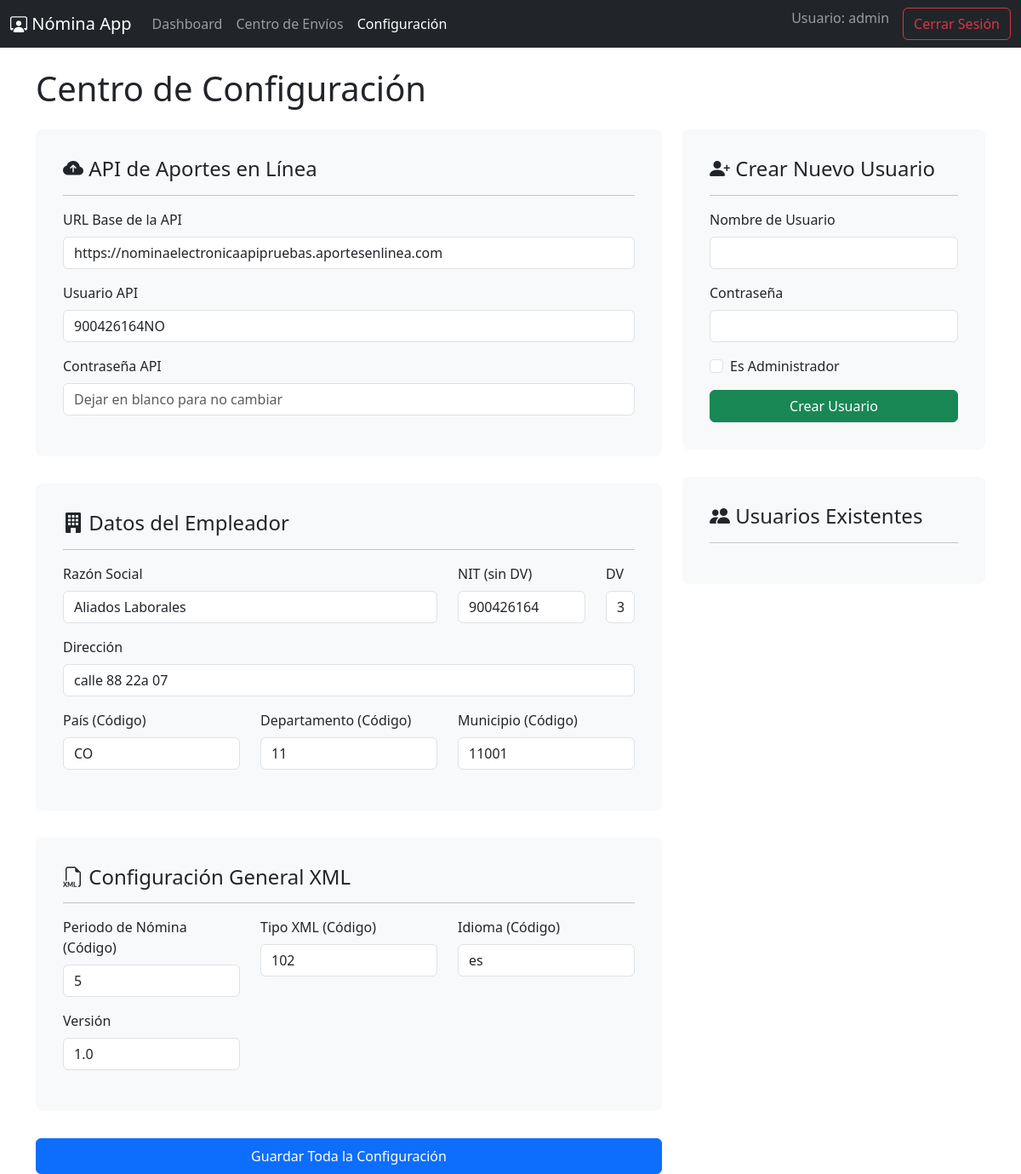
Screenshot of /config (signed in) with the database file from the repository.
### models.py (models this page shows, shortened)
class User(UserMixin, db.Model):
    id = db.Column(db.Integer, primary_key=True)
    username = db.Column(db.String(64), index=True, unique=True)
    password_hash = db.Column(db.String(256))
    is_admin = db.Column(db.Boolean, default=False)

class Configuracion(db.Model):
    id = db.Column(db.Integer, primary_key=True)
    clave = db.Column(db.String(100), unique=True, nullable=False)
    valor = db.Column(db.Text, nullable=True)

### app.py (the view, shortened to what this page needs)
@app.route('/config', methods=['GET', 'POST'])
@login_required
@admin_required
def config():
    settings = {s.clave: s.valor for s in Configuracion.query.all()}
    all_users = User.query.all()
    return render_template('config.html', settings=settings, users=all_users)

### app.py (called while the page is built)
@login_manager.user_loader
def load_user(user_id):
    return db.session.get(User, int(user_id))

def admin_required(f):
    @wraps(f)
    def decorated_function(*args, **kwargs):
        if not current_user.is_authenticated or not current_user.is_admin:
            flash("Acceso no autorizado.", "danger")
            return redirect(url_for('dashboard'))
        return f(*args, **kwargs)
    return decorated_function

### templates/config.html (shortened to what this page needs)
<!DOCTYPE html>
<html lang="es">
<head>
    <link href="https://cdn.jsdelivr.net/npm/bootstrap@5.3.0/dist/css/bootstrap.min.css" rel="stylesheet">
    <link rel="stylesheet" href="https://cdn.jsdelivr.net/npm/bootstrap-icons@1.10.5/font/bootstrap-icons.css">
</head>
<body>
    {% include 'navbar.html' %}
    <div class="container mt-4">
        <h1 class="mb-4">Centro de Configuración</h1>
        <div class="row">
            <div class="col-lg-8">
                <form action="{{ url_for('config') }}" method="POST">
                    <div class="form-section">
                        <h4><i class="bi bi-cloud-arrow-up-fill"></i> API de Aportes en Línea</h4>
                        <hr>
                        <div class="mb-3">
                            <label for="API_URL" class="form-label">URL Base de la API</label>
                            <input type="text" class="form-control" id="API_URL" name="API_URL" value="{{ settings.get('API_URL', '') }}" placeholder="https://ejemplo.api.com">
                        </div>
                        <div class="mb-3">
                            <label for="API_USER" class="form-label">Usuario API</label>
                            <input type="text" class="form-control" id="API_USER" name="API_USER" value="{{ settings.get('API_USER', '') }}">
                        </div>
                        <div class="mb-3">
                            <label for="API_PASSWORD" class="form-label">Contraseña API</label>
                            <input type="password" class="form-control" id="API_PASSWORD" name="API_PASSWORD" placeholder="Dejar en blanco para no cambiar">
                        </div>
                    </div>
                    <div class="form-section">
                        <h4><i class="bi bi-building-fill"></i> Datos del Empleador</h4>
                        <hr>
                        <div class="row">
                            <div class="col-md-8 mb-3">
                                <label for="EMPLEADOR_RAZON_SOCIAL" class="form-label">Razón Social</label>
                                <input type="text" class="form-control" id="EMPLEADOR_RAZON_SOCIAL" name="EMPLEADOR_RAZON_SOCIAL" value="{{ settings.get('EMPLEADOR_RAZON_SOCIAL', '') }}">
                            </div>
                            <div class="col-md-3 mb-3">
                                <label for="EMPLEADOR_NIT" class="form-label">NIT (sin DV)</label>
                                <input type="number" class="form-control" id="EMPLEADOR_NIT" name="EMPLEADOR_NIT" value="{{ settings.get('EMPLEADOR_NIT', '') }}">
                            </div>
                            <div class="col-md-1 mb-3">
                                <label for="EMPLEADOR_DV" class="form-label">DV</label>
                                <input type="text" class="form-control" id="EMPLEADOR_DV" name="EMPLEADOR_DV" value="{{ settings.get('EMPLEADOR_DV', '') }}">
                            </div>
                        </div>
                        <div class="mb-3">
                            <label for="EMPLEADOR_DIRECCION" class="form-label">Dirección</label>
                            <input type="text" class="form-control" id="EMPLEADOR_DIRECCION" name="EMPLEADOR_DIRECCION" value="{{ settings.get('EMPLEADOR_DIRECCION', '') }}">
                        </div>
                         <div class="row">
                            <div class="col-md-4 mb-3">
                                <label for="EMPLEADOR_PAIS" class="form-label">País (Código)</label>
                                <input type="text" class="form-control" id="EMPLEADOR_PAIS" name="EMPLEADOR_PAIS" value="{{ settings.get('EMPLEADOR_PAIS', 'CO') }}">
                            </div>
                            <div class="col-md-4 mb-3">
                                <label for="EMPLEADOR_DEPARTAMENTO" class="form-label">Departamento (Código)</label>
                                <input type="text" class="form-control" id="EMPLEADOR_DEPARTAMENTO" name="EMPLEADOR_DEPARTAMENTO" value="{{ settings.get('EMPLEADOR_DEPARTAMENTO', '') }}">
                            </div>
                            <div class="col-md-4 mb-3">
                                <label for="EMPLEADOR_MUNICIPIO" class="form-label">Municipio (Código)</label>
                                <input type="text" class="form-control" id="EMPLEADOR_MUNICIPIO" name="EMPLEADOR_MUNICIPIO" value="{{ settings.get('EMPLEADOR_MUNICIPIO', '') }}">
                            </div>
                        </div>
                    </div>
                    <div class="form-section">
                        <h4><i class="bi bi-filetype-xml"></i> Configuración General XML</h4>
                        <hr>
                        <div class="row">
                            <div class="col-md-4 mb-3">
                                <label for="GEN_PERIODO_NOMINA" class="form-label">Periodo de Nómina (Código)</label>
                                <input type="text" class="form-control" id="GEN_PERIODO_NOMINA" name="GEN_PERIODO_NOMINA" value="{{ settings.get('GEN_PERIODO_NOMINA', '5') }}" placeholder="Ej: 5 para Mensual">
                            </div>
                            <div class="col-md-4 mb-3">
                                <label for="GEN_TIPO_XML" class="form-label">Tipo XML (Código)</label>
                                <input type="text" class="form-control" id="GEN_TIPO_XML" name="GEN_TIPO_XML" value="{{ settings.get('GEN_TIPO_XML', '102') }}" placeholder="Ej: 102 para Nómina Individual">
                            </div>
                             <div class="col-md-4 mb-3">
                                <label for="GEN_IDIOMA" class="form-label">Idioma (Código)</label>
                                <input type="text" class="form-control" id="GEN_IDIOMA" name="GEN_IDIOMA" value="{{ settings.get('GEN_IDIOMA', 'es') }}">
                            </div>
                            <div class="col-md-4 mb-3">
                                <label for="GEN_VERSION" class="form-label">Versión</label>
                                <input type="text" class="form-control" id="GEN_VERSION" name="GEN_VERSION" value="{{ settings.get('GEN_VERSION', '1.0') }}">
                            </div>
                        </div>
                    </div>
                    <button type="submit" class="btn btn-primary w-100 py-2">Guardar Toda la Configuración</button>
                </form>
            </div>
            <div class="col-lg-4">
                <div class="form-section">
                    <h4><i class="bi bi-person-plus-fill"></i> Crear Nuevo Usuario</h4>
                    <hr>
                    <form action="{{ url_for('config') }}" method="POST">
                        <div class="mb-3">
                            <label for="username" class="form-label">Nombre de Usuario</label>
                            <input type="text" class="form-control" id="username" name="username" required>
                        </div>
                        <div class="mb-3">
                            <label for="password" class="form-label">Contraseña</label>
                            <input type="password" class="form-control" id="password" name="password" required>
                        </div>
                        <div class="form-check mb-3">
                            <input class="form-check-input" type="checkbox" id="is_admin" name="is_admin">
                            <label class="form-check-label" for="is_admin">
                                Es Administrador
                            </label>
                        </div>
                        <button type="submit" class="btn btn-success w-100">Crear Usuario</button>
                    </form>
                </div>
                 <div class="form-section">
                     <h4><i class="bi bi-people-fill"></i> Usuarios Existentes</h4>
                     <hr>
                </div>
            </div>
        </div>
    </div>
</body>
</html>

### templates/navbar.html (shortened to what this page needs)
<nav class="navbar navbar-expand-lg navbar-dark bg-dark">
    <div class="container-fluid">
        <a class="navbar-brand" href="{{ url_for('dashboard') }}">
            <i class="bi bi-person-workspace"></i>
            Nómina App
        </a>
        <div class="collapse navbar-collapse" id="navbarNav">
            <ul class="navbar-nav me-auto mb-2 mb-lg-0">
                <li class="nav-item">
                    <a class="nav-link {% if request.endpoint == 'dashboard' %}active{% endif %}" href="{{ url_for('dashboard') }}">Dashboard</a>
                </li>
                <li class="nav-item">
                    <a class="nav-link {% if request.endpoint == 'submission_center' %}active{% endif %}" href="{{ url_for('submission_center') }}">Centro de Envíos</a>
                </li>
                {% if current_user.is_admin %}
                <li class="nav-item">
                    <a class="nav-link {% if request.endpoint == 'config' %}active{% endif %}" href="{{ url_for('config') }}">Configuración</a>
                </li>
                {% endif %}
            </ul>
            <ul class="navbar-nav">
                 <li class="nav-item">
                    <span class="navbar-text me-3">
                        Usuario: {{ current_user.username }}
                    </span>
                </li>
                <li class="nav-item">
                    <a href="{{ url_for('auth.logout') }}" class="btn btn-outline-danger">Cerrar Sesión</a>
                </li>
            </ul>
        </div>
    </div>
</nav>

### templates/config.html (style rules this page uses)
.form-section { background-color: #f8f9fa; padding: 2rem; border-radius: 0.5rem; margin-bottom: 2rem; }

### rows the page displays
User: username "admin"
Configuracion: API_URL "https://nominaelectronicaapipruebas.aportesenlinea.com"
Configuracion: API_USER "900426164NO"
Configuracion: EMPLEADOR_RAZON_SOCIAL "Aliados Laborales"
Configuracion: EMPLEADOR_NIT "900426164"
Configuracion: EMPLEADOR_DIRECCION "calle 88 22a 07"
Configuracion: EMPLEADOR_PAIS "CO"
Configuracion: EMPLEADOR_DEPARTAMENTO "11"
Configuracion: EMPLEADOR_MUNICIPIO "11001"
Configuracion: GEN_TIPO_XML "102"
Configuracion: GEN_IDIOMA "es"
Configuracion: GEN_VERSION "1.0"
